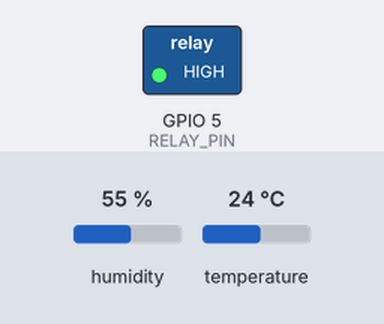
Bench run of a sketch on a simulated ESP8266 (NodeMCU). Parts: switched loads named in the sketch (green lamp = pin HIGH). Inputs (shaded band) come from the test bench; at power-on: humidity 55 %, temperature 24 °C. WiFi joins after 1.5 s; servers stay silent unless stated; what the sketch prints to the serial monitor is not drawn.

Above: at 4.9 s.
5.0 s: humidity set to 51 %
6.7 s: humidity set to 47 %
At 8.7 s:
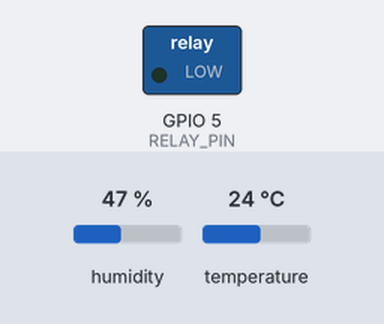
9.0 s: humidity set to 68 %
At 10.1 s:
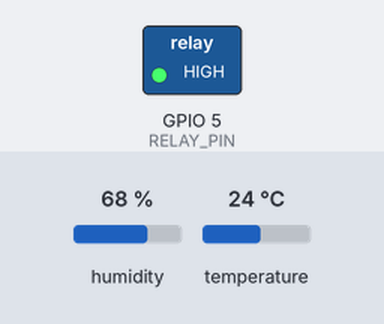
Timing chart, 0 to 12.0 s (numbered marks = the images above; inputs shaded):
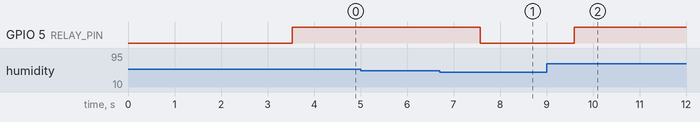

Measured:
- the behaviour switches between 50 and 49 % on humidity (found by bisection; images 0 and 1)
- after the input at 5.0 s, every drawn part: stays the same
- after the input at 6.7 s, GPIO 5 (RELAY_PIN): HIGH → LOW after 0.87 s
- after the input at 9.0 s, GPIO 5 (RELAY_PIN): LOW → HIGH after 0.60 s

The sketch:

DHT11_HumidityAndTemperature_WebServer.ino
```cpp
/*
 * January 2023
 * DTU course: 34338 Telecommunication programming projects with Arduino
 * Author(s): All group members
 *
 * The async webserver is inspired by this tutorial:
 * https://randomnerdtutorials.com/esp8266-dht11dht22-temperature-and-humidity-web-server-with-arduino-ide/
 */

#include <ESP8266WiFi.h>
#include <ESPAsyncTCP.h>
#include <ESPAsyncWebServer.h>
#include <DHT.h>

#define RELAY_PIN 5
#define BUTTON_PIN 16
#define DHTPIN 12
#define DHTTYPE DHT11

DHT dht(DHTPIN, DHTTYPE);
AsyncWebServer server(80);

const char* ssid = "your_ssid";
const char* password = "your_password";

float temperature = 0.0;
int humidity = 0;

/*
VentilationState has 3 states:
  0 = turn ventilation off for 5 seconds
  1 = turn ventilation on for 5 seconds
  2 = turn on/off automatically (default)
*/
int ventilationState = 2;

const char html_index[] PROGMEM = R"rawliteral(
<!DOCTYPE HTML>
<html>

  <head>
    <title> Smart Ventilation System </title>
    <meta name="viewport" content="width=device-width, initial-scale=1" charset="utf-8">
    <link rel="stylesheet" href="https://use.fontawesome.com/releases/v5.7.2/css/all.css" integrity="sha384-fnmOCqbTlWIlj8LyTjo7mOUStjsKC4pOpQbqyi7RrhN7udi9RwhKkMHpvLbHG9Sr" crossorigin="anonymous">
  </head>

  <body>
    <h1> Bathroom temperature and humidity </h1>
    <div id="content-wrapper">
      <div class="measurement-container">
        <span> Temperature </span>
        <span><span id="temperature">%TEMPERATURE%</span>&degC <i id="thermometer-icon" class="fas fa-thermometer-half" style="color:#059e8a;"></i></span>
      </div>
      <div class="measurement-container">
        <span> Humidity </span>
        <span> <span id="humidity">%HUMIDITY%</span>% <i id="humidity-icon" class="fas fa-tint" style="color:#00add6;"></i></span>
      </div>
      <span id="button-container">
        <button id="on-button" onclick="updateVentilation(true)"> Turn on ventilation </button>
        <button id="off-button" onclick="updateVentilation(false)"> Turn off ventilation </button>
      </span>
    </div>
  </body>
  <script>
    function updateVentilation(state) {
      var xhttp = new XMLHttpRequest();
      if (state) {
        xhttp.open("GET", "/ventilationState?state=1", true);
      }
      else {
        xhttp.open("GET", "/ventilationState?state=0", true);
      }
      xhttp.send();
    }

    setInterval(function ( ) {
      var xhttp = new XMLHttpRequest();
      xhttp.onreadystatechange = function() {
        if (this.readyState == 4 && this.status == 200) {
          document.getElementById("temperature").innerHTML = this.responseText;
        }
      };
      xhttp.open("GET", "/temperature", true);
      xhttp.send();
    }, 1000 );

    setInterval(function ( ) {
      var xhttp = new XMLHttpRequest();
      xhttp.onreadystatechange = function() {
        if (this.readyState == 4 && this.status == 200) {
          document.getElementById("humidity").innerHTML = this.responseText;
        }
      };
      xhttp.open("GET", "/humidity", true);
      xhttp.send();
    }, 1000 );
  </script>
  <style>
    body {
      background-color: #112233;
    }
    html {
      font-family: Arial;
      font-size: 40px;
      color: #aaaacc;
    }
    h1 {
      text-align: center;
      font-size: 50px;
      font-family: Verdana;
    }
    button {
      width: 140px;
      height: 100px;
      border-radius: 10px;
      transition-duration: 0.2s;
      font-size: 25px;
      background-color: #aaaacc;
      cursor: pointer;
    }
    #on-button:hover {
      background-color: green;
    }
    #off-button:hover {
      background-color: #c62222;
    }
    #on-button:active {
      background-color: #3e8e41;
      box-shadow: 0 1px #000;
      transform: translateY(2px);
    }
    #off-button:active {
      background-color: #c64242;
      box-shadow: 0 1px #000;
      transform: translateY(2px);
    }
    #button-container {
      width: 300px;
      display: flex;
      justify-content: space-between;
    }
    .measurement-container {
      display: flex;
      flex-direction: column;
      align-items: center;
      border-style: solid;
      height: 100px;
      width: 300px;
      border-radius: 10px;
    }
    #content-wrapper {
      display: flex;
      flex-direction: column;
      align-items: center;
      width: 100%;
      gap: 60px;
      margin-top: 80px;
    }
  </style>
</html>
)rawliteral";


String processor(const String& var){  // Replaces placeholder values in the index HTML with the actual values
  if(var == "TEMPERATURE"){
    return String(temperature);
  }
  else if(var == "HUMIDITY"){
    return String(humidity);
  }
  return String();
}

void setup(){
  Serial.begin(115200);
  dht.begin();

  pinMode(BUTTON_PIN, INPUT);
  pinMode(RELAY_PIN, OUTPUT);

  // Connect to wifi
  WiFi.begin(ssid, password);
  Serial.print("\nConnecting ...");

  while (WiFi.status() != WL_CONNECTED) {
    delay(500);
    Serial.print(".");
  }
  Serial.println("");
  Serial.println("WiFi connected to ");
  Serial.println(WiFi.SSID());
  Serial.println("IP address: ");
  Serial.println(WiFi.localIP());


  // Handlers for HTTP requests on webserver
  server.on("/", HTTP_GET, [](AsyncWebServerRequest *request) {  // Loads the default webpage
    request->send_P(200, "text/html", html_index, processor);
  });
  server.on("/temperature", HTTP_GET, [](AsyncWebServerRequest *request) {  // Sends the current temperature to the webserver when a GET request is made
    request->send_P(200, "text/plain", String(temperature).c_str());
  });
  server.on("/humidity", HTTP_GET, [](AsyncWebServerRequest *request) {  // Sends the current humidity to the webserver when a GET request is made
    request->send_P(200, "text/plain", String(humidity).c_str());
  });
  server.on("/ventilationState", HTTP_GET, [](AsyncWebServerRequest *request) {  // Updates the ventilationState when one of the buttons on the webpage sends a GET request with the new value as an argument
    if (request->hasParam("state")) {
      ventilationState = request->getParam("state")->value().toInt();
    }
  });

  // Start the server
  server.begin();
  Serial.println("Server started");
}

void loop(){
  // DHT11 has a 1Hz sampling rate (collects data at most once every second)
  // Reading temperature or humidity takes about 250 milliseconds!
  // Sensor readings may also be up to 2 seconds 'old' (its a very slow sensor)
  delay(2000);

  float tmp_humidity = dht.readHumidity();
  float tmp_temperature = dht.readTemperature();

  // If no numbers are read from the sensor, the loop restarts to get new sensor readings
  if (isnan(tmp_humidity) || isnan(tmp_temperature)) {
    Serial.println(F("Failed to read from DHT sensor!"));
    return;
  }
  else {
    temperature = tmp_temperature;
    humidity = (int) tmp_humidity;
  }

  if (humidity >= 50) {
    // Turn ventilation on when humidity >= 50 except if ventilationState = 0 (off)
    if (ventilationState == 0) {
      digitalWrite(RELAY_PIN, LOW);
      delay(5000);
      ventilationState = 2;
      return;
    } else {
      digitalWrite(RELAY_PIN, HIGH);
    }
  }
  else {
    // Turn ventilation off when humidity < 50 except if ventilationState = 1 (on)
    if (ventilationState == 1) {
      digitalWrite(RELAY_PIN, HIGH);
      delay(5000);
      ventilationState = 2;
      return;
    }
    else {
      digitalWrite(RELAY_PIN, LOW);
    }
  }
}
```
